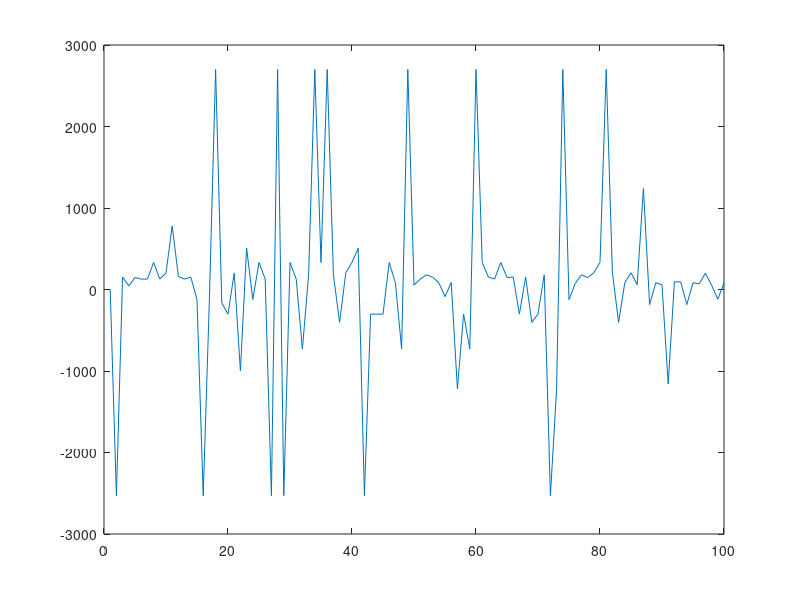
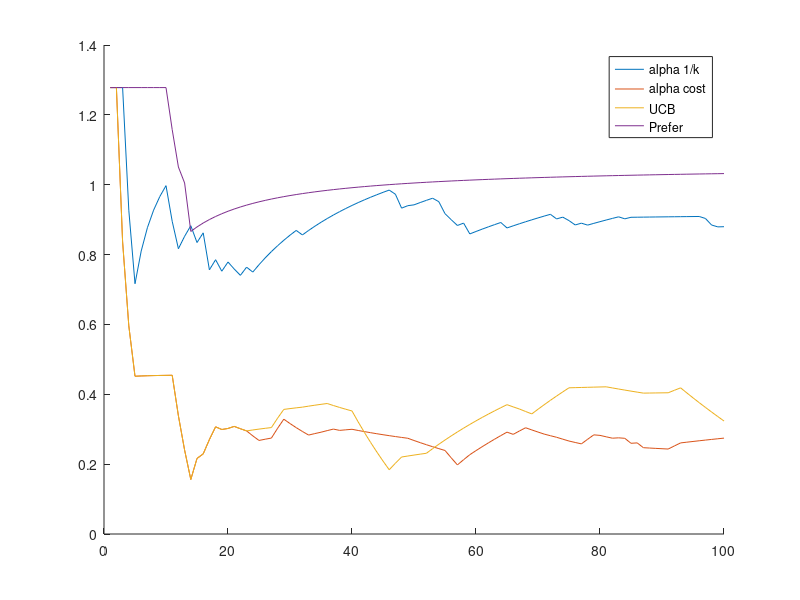
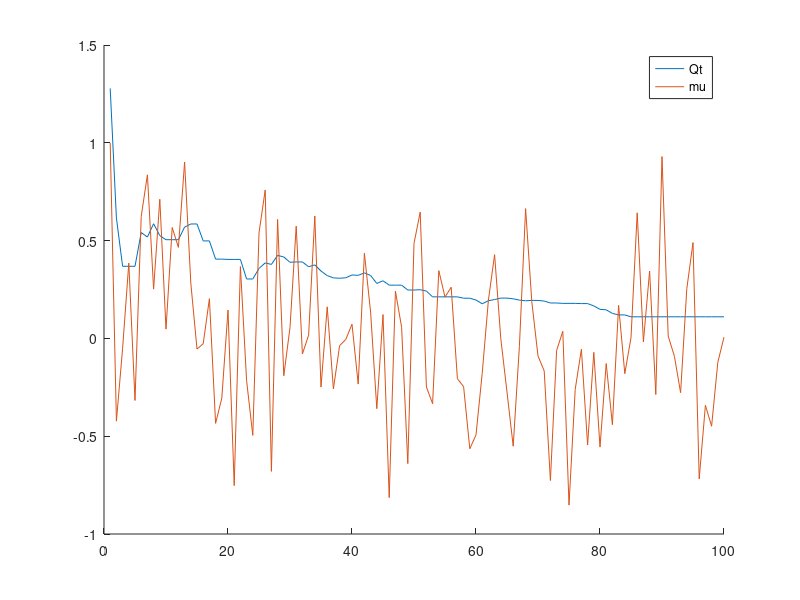

These charts were generated, in order, by the following MATLAB code:
% Assignment 1 -> n-armed Bandit

clc
clear all
close all

% Modello

T = 100;
n = 10;
%epsilon = 0.3; % eventuale for per paragonare i vari epsilon

mu = ones(T+1,n); % medie iniziali
sigma = 0.5*ones(1,n);% varianze

R = zeros(T,n);

for i=1:T
    
    R(i,:) = normrnd(mu(i), sigma,1,10);
   % mu(i+1,:) = randi([-1 1],1,10); % ????
    mu(i+1,:) = rand(1,10)-rand(1,10);
    
end

% vari metodi
%% Sample Average Method (alpha 1/k)

Nt = zeros(1,n);
Qt = zeros(T+1,n);
%Qt = zeros(1,n);

averageRew1 = zeros(1,T);
sumRew = 0;

epsilon = 0.3;
percent = zeros(1,T);
for i=1:T
    
    if(rand < epsilon)
        a = randi(10);
    else
       % a = find(Qt == max(Qt),1);
       a = find(Qt(i,:) == max(Qt(i,:)),1);
    end
    sumRew = sumRew + R(a);
    averageRew1(i) = sumRew/i;
    
    ottim = find(mu(i,:) == max(mu(i,:)),1);
    percent(i) = (Qt(a)/mu(ottim))*100;
    
    Nt(a) = Nt(a) + 1;
    Qt(i,a) = Qt(i,a) + 1/Nt(a)*(R(i,a)-Qt(i,a));
    %Qt(a) = Qt(a) + 1/Nt(a)*(R(i,a)-Qt(a))
    Qt(i+1,:) = Qt(i,:);
end

% figure(1)
% title("Average Reward")
% plot(averageRew1)
% 
% figure(2)
% hold on
% plot(mu(:,1))
%%
figure(3)
hold on
plot(Qt(1:end-1,1))
plot(mu(1:end-1,1))
legend('Qt','mu')

figure()
plot(percent)
%% Sample Average Method (alpha cost)

alpha = 0.5;

Nt = zeros(1,n);
Qt = zeros(T+1,n);
averageRew2 = zeros(1,T);
sumRew = 0;
epsilon = 0.1;

for i=1:T
    
    if(rand < epsilon)
        a = randi(10);
    else
       % a = find(Qt == max(Qt),1);
       a = find(Qt(i,:) == max(Qt(i,:)),1);
    end
    sumRew = sumRew + R(a);
    averageRew2(i) = sumRew/i;
    
    Nt(a) = Nt(a) + 1;
    Qt(i,a) = Qt(i,a) + 1/alpha*(R(i,a)-Qt(i,a));
    %Qt(a) = Qt(a) + 1/Nt(a)*(R(i,a)-Qt(a))
    Qt(i+1,:) = Qt(i,:);
end

%% Upper Confidence Bound method (UCB)

alpha = 0.5;

Nt = zeros(1,n);
Qt = 100*zeros(T+1,n);

averageRew3 = zeros(1,T);
sumRew = 0;

c = 0.5;

for i=1:T
    
    ln = log(i)*ones(1,n);
    Ucb = Qt(i,:) + c*sqrt(ln/Nt); % calcolo tutto il vettore delgi Ucb
    a = find(Ucb == max(Ucb),1);
    % a = find(Qt == max(Qt),1);
    %a = find(Qt(i,:) == max(Qt(i,:)),1);
    
    sumRew = sumRew + R(a);
    averageRew3(i) = sumRew/i;
    
    Nt(a) = Nt(a) + 1;
    Qt(i,a) = Qt(i,a) + 1/alpha*(R(i,a)-Qt(i,a));
    %Qt(a) = Qt(a) + 1/Nt(a)*(R(i,a)-Qt(a))
    Qt(i+1,:) = Qt(i,:);
end

%% Preference Based  Action Selection method

alpha = 0.5;

H = zeros(1,n); % vettore preferenze
% posso fare una matrice, se voglio vedere l'andamento di qst nel tempo
pi_t = zeros(1,n);
averageRew4 = zeros(1,T);
sumRew = 0;

for i=1:T
   
    sumH = sum(exp(H));
   for k=1:n
       pi_t(k) = exp(H(k))/sumH;
   end
   
   a = find(H == max(H),1);
   sumRew = sumRew + R(a);
   averageRew4(i) = sumRew/i;
   % aggiornamento H
   for j=1:n
       if(j == a)
           H(j) = H(j) + alpha*(R(a) - averageRew4(i))*(1 - pi_t(j));
       else
          H(j) = H(j) - alpha*(R(a) - averageRew4(i))*(pi_t(j)); 
       end
   end
end

%% Grafici

figure('Name','Average Reward','NumberTitle','off')
%title('Average Reward')
hold on

plot(averageRew1);
plot(averageRew2);
plot(averageRew3);
plot(averageRew4);
legend('alpha 1/k','alpha cost','UCB','Prefer')
% 
% subplot(1,4,1)
% plot(averageRew1);
% title('alpha 1/k')
% subplot(1,4,2)
% plot(averageRew2);
% title('alpha cost')
% subplot(1,4,3)
% plot(averageRew3);
% title('UCB')
% subplot(1,4,4)
% plot(averageRew4);
% title('Prefereces');




